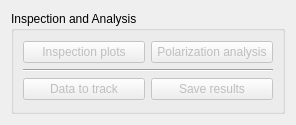
<?xml version="1.0" encoding="UTF-8"?>
<ui version="4.0">
 <class>Form</class>
 <widget class="QWidget" name="Form">
  <property name="geometry">
   <rect>
    <x>0</x>
    <y>0</y>
    <width>296</width>
    <height>125</height>
   </rect>
  </property>
  <property name="windowTitle">
   <string>Form</string>
  </property>
  <layout class="QGridLayout" name="gridLayout">
   <item row="0" column="0">
    <widget class="QGroupBox" name="groupBox">
     <property name="title">
      <string>Inspection and Analysis</string>
     </property>
     <layout class="QGridLayout" name="gridLayout_3">
      <item row="0" column="1">
       <layout class="QVBoxLayout" name="verticalLayout">
        <item>
         <layout class="QHBoxLayout" name="horizontalLayout">
          <item>
           <widget class="QPushButton" name="inspectionPlots">
            <property name="enabled">
             <bool>false</bool>
            </property>
            <property name="text">
             <string>Inspection plots</string>
            </property>
           </widget>
          </item>
          <item>
           <widget class="QPushButton" name="polAnalysis">
            <property name="enabled">
             <bool>false</bool>
            </property>
            <property name="text">
             <string>Polarization analysis</string>
            </property>
           </widget>
          </item>
         </layout>
        </item>
        <item>
         <widget class="Line" name="line">
          <property name="orientation">
           <enum>Qt::Horizontal</enum>
          </property>
         </widget>
        </item>
        <item>
         <layout class="QHBoxLayout" name="horizontalLayout_2">
          <item>
           <widget class="QPushButton" name="trackData">
            <property name="enabled">
             <bool>false</bool>
            </property>
            <property name="text">
             <string>Data to track</string>
            </property>
            <property name="default">
             <bool>true</bool>
            </property>
           </widget>
          </item>
          <item>
           <widget class="QPushButton" name="saveResults">
            <property name="enabled">
             <bool>false</bool>
            </property>
            <property name="text">
             <string>Save results</string>
            </property>
           </widget>
          </item>
         </layout>
        </item>
       </layout>
      </item>
     </layout>
    </widget>
   </item>
  </layout>
 </widget>
 <resources/>
 <connections/>
</ui>
